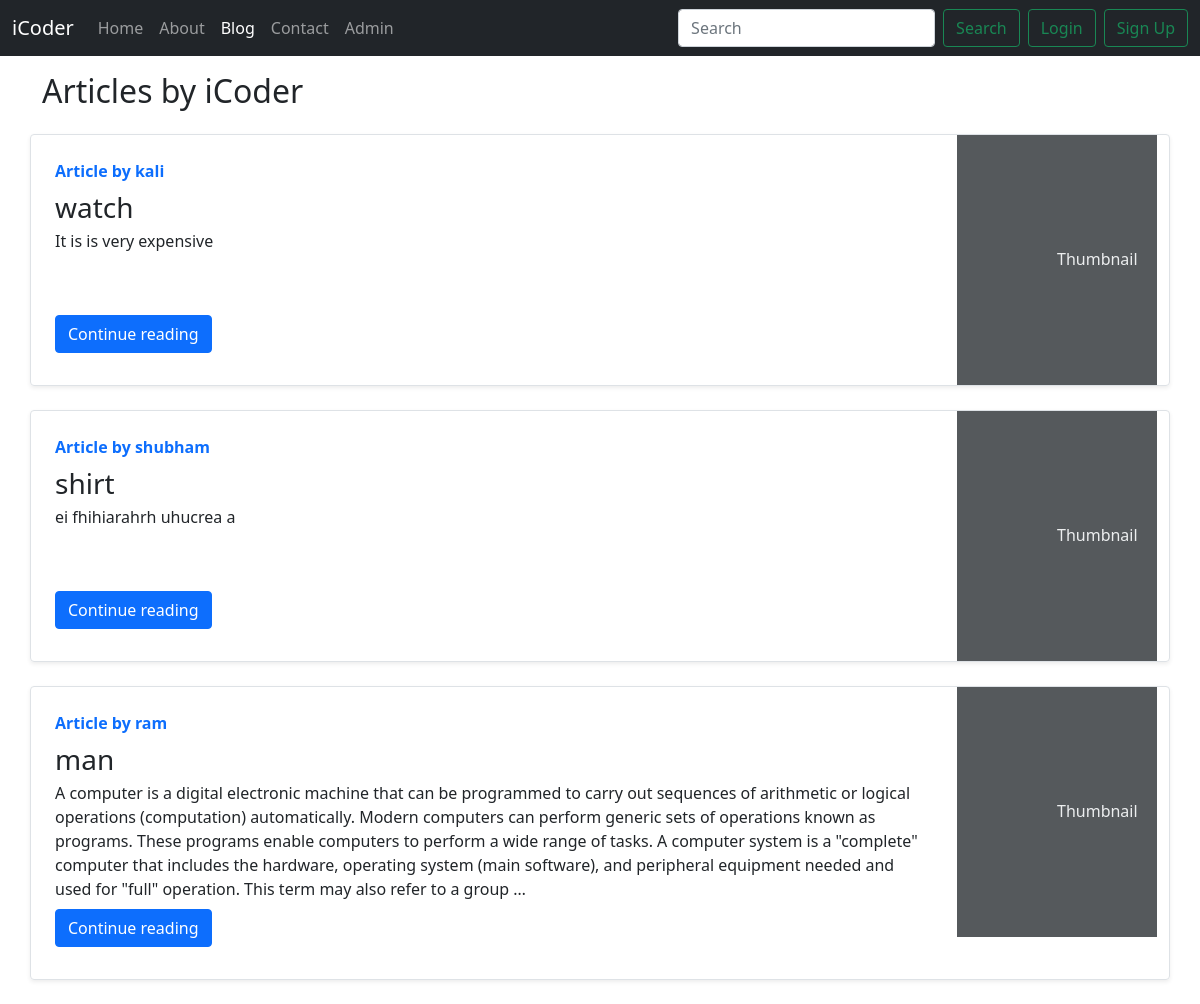
Screenshot of /blog/ with the database file from the repository.
### blog/models.py (models this page shows, shortened)
class Post(models.Model):
    sno=models.AutoField(primary_key=True)
    title=models.CharField(max_length=255)
    author=models.CharField(max_length=20)
    slug=models.CharField(max_length=130)
    timeStamp=models.DateTimeField(blank=True)
    content=models.TextField()

### blog/views.py (the view)
# urls.py: path('', views.blogHome, name="bloghome"),
def blogHome(request):
    allPosts= Post.objects.all()
    context={'allPosts': allPosts}
    return render(request, "blog/blogHome.html", context)

### templates/blog/blogHome.html (shortened to what this page needs)
{% extends 'base.html' %}
{% block blogActive %}active{% endblock blogActive %}
{% block body %}
<div class="container my-3">
    <h2>Articles by iCoder</h2>
    {% for post in allPosts  %}
    <div class="row no-gutters border rounded overflow-hidden flex-md-row mb-4 shadow-sm h-md-250 my-4 position-relative">
        <div class="col p-4 d-flex flex-column position-static">
            <strong class="d-inline-block mb-2 text-primary">Article  by {{post.author}}</strong>
            <h3 class="mb-0">{{post.title}}</h3>
            <p class="card-text mb-auto">{{post.content| truncatechars:500}}</p>
            <div class="my-2">
            	<a href="/blog/{{post.slug}}" role="button" class="btn btn-primary">Continue reading</a>
            </div>
        </div>
        <div class="col-auto d-none d-lg-block">
            <svg class="bd-placeholder-img" width="200" height="250" xmlns="http://www.w3.org/2000/svg" preserveAspectRatio="xMidYMid slice" focusable="false" role="img" aria-label="Placeholder: Thumbnail">
                <rect width="100%" height="100%" fill="#55595c"></rect><text x="50%" y="50%" fill="#eceeef" dy=".3em">Thumbnail</text>
            </svg>
        </div>
        </div>
        {% endfor %}
    </div>
{% endblock body %}

### rows the page displays
Post: author "kali", title "watch", content "It is is very expensive"
Post: author "shubham", title "shirt", content "ei fhihiarahrh uhucrea a"
Post: author "ram", title "man", content "A computer is a digital electronic machine that can be programmed to carry out sequences of arithmetic or logical operations (computation) automatically. Modern computers can perform generic sets of operations known as programs. These programs enable computers to perform a wide range of tasks. A computer system is a \"complete\" computer that includes the hardware, operating system (main software), and peripheral equipment needed and used for \"full\" operation. This term may also refer to a group …"
